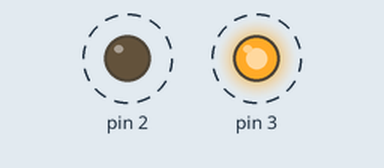
Recording of a sketch running on a simulated Arduino Uno, built with avr-gcc and run on an emulated ATmega328P. On the bench: output pins drawn as LEDs (lit = HIGH). Dashed ring = blinking.

Above: at 0.5 s.
Timing chart, 0 to 4.6 s (numbered marks = the images above):
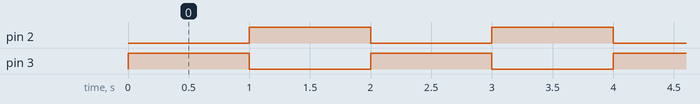

Measured:
- by itself, pin 2, pin 3: alternates HIGH for 1.0 s and LOW for 1.0 s

The sketch:

S2_Ext_Blink.ino
```cpp
// the setup function runs once when you press reset or power the board
void setup() {
  // initialize digital pin LED_BUILTIN as an output.
  pinMode(2, OUTPUT);
  pinMode(3, OUTPUT);
}

// the loop function runs over and over again forever
void loop() {
  digitalWrite(2, LOW);
  digitalWrite(3, HIGH); // turn the LED on (HIGH is the voltage level)
  delay(1000);                       // wait for a second
  digitalWrite(2, HIGH);
  digitalWrite(3, LOW); // turn the LED off by making the voltage LOW
  delay(1000);                       // wait for a second
}
```
